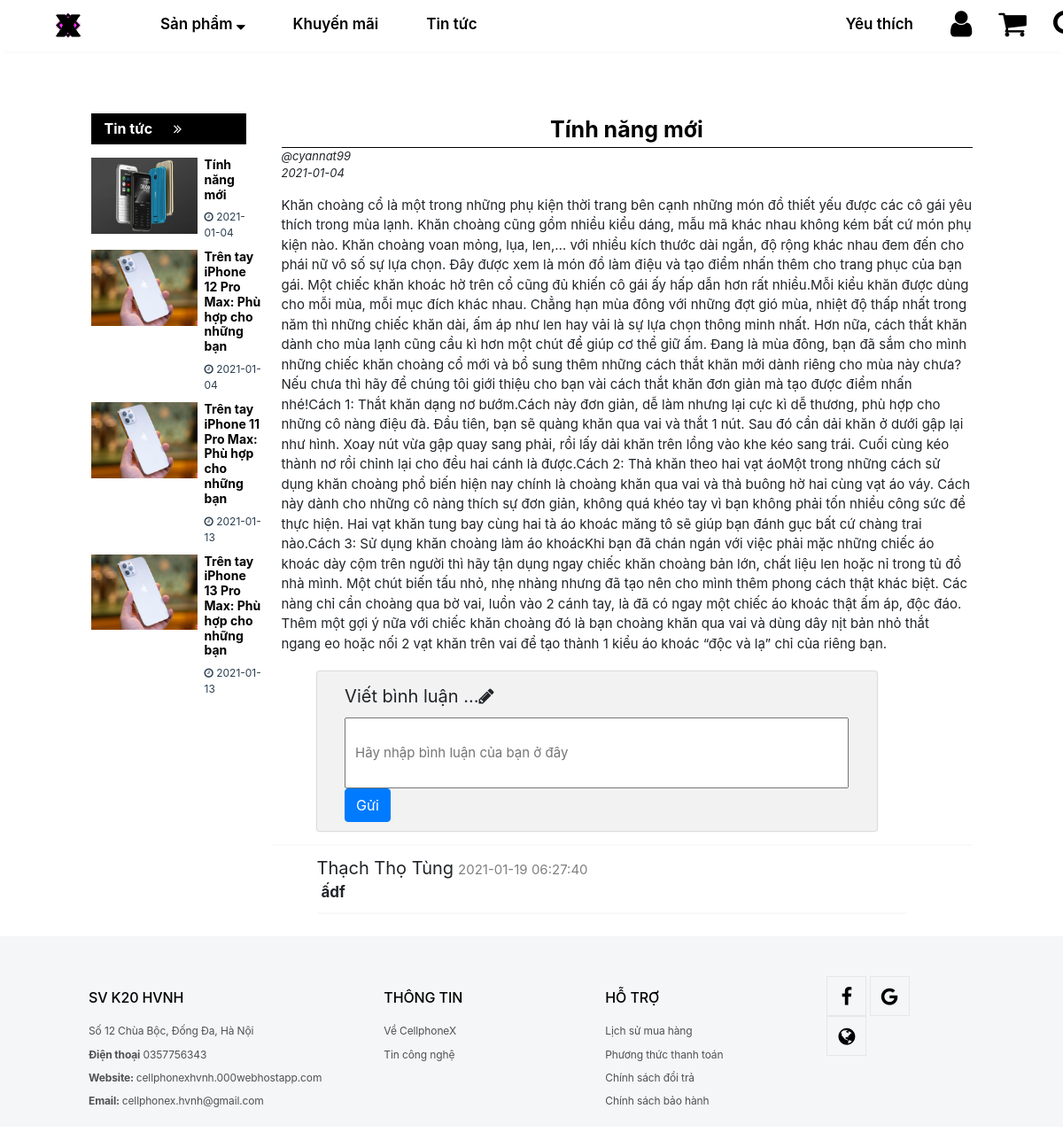
The page /chitiettintuc.php?matintuc=1 on the database its author committed.
### tables this page shows
CREATE TABLE `tbl_tin_tuc` (
  `id_tin_tuc` int(11) NOT NULL,
  `tac_gia` varchar(50) NOT NULL,
  `tieu_de` varchar(50) NOT NULL,
  `anh` varchar(255) NOT NULL,
  `noi_dung` longtext NOT NULL,
  `add_date` date NOT NULL DEFAULT current_timestamp(),
  `edit_date` timestamp NOT NULL DEFAULT current_timestamp()
);

CREATE TABLE `tbl_binh_luan` (
  `id_binh_luan` int(11) NOT NULL,
  `id_khach_hang` int(50) NOT NULL,
  `id_tin_tuc` int(50) NOT NULL,
  `noi_dung` mediumtext NOT NULL,
  `ngay_tao` timestamp NOT NULL DEFAULT current_timestamp(),
  `ngay_sua` timestamp NOT NULL DEFAULT current_timestamp()
);

CREATE TABLE `tbl_khach_hang` (
  `id_khach_hang` int(11) NOT NULL,
  `ten_khach_hang` varchar(256) DEFAULT NULL,
  `email` varchar(256) DEFAULT NULL,
  `so_dien_thoai` varchar(15) DEFAULT NULL,
  `dia_chi` varchar(255) DEFAULT NULL,
  `ma_kich_hoat` varchar(255) NOT NULL DEFAULT '1',
  `mat_khau` varchar(255) DEFAULT NULL,
  `ten_dang_nhap` varchar(55) NOT NULL
);

### chitiettintuc.php (the view, shortened to what this page needs)
<!DOCTYPE html>
<html lang="en">
<head>
<link type="text/css" rel="stylesheet" href="bootstrap/css/bootstrap.min.css">
<link type="text/css" rel="stylesheet" href="css/style.css">
<link rel="stylesheet" type="text/css" href="css/font-awesome/css/font-awesome.min.css">
</head>
<body style="transition: 1s; overflow-x: hidden;">
<?php
	include("layout/header.php");
	require("public/ketnoi.php");
?>
<div class="row">
    <div class="col-sm-1"></div>
    <div class="col-sm-2">
    <div class="news-header">
					<a href="tintuc.php" style="text-decoration: none;color:white;">Tin tức <i class='fa fa-angle-double-right' style="margin-left: 20px;"></i></a>
				</div>
    <?php
$sql="Select * FROM `tbl_tin_tuc` ORDER BY id_tin_tuc";
$result=$con->query($sql);
if($result->num_rows>0)
	{
	while($row=$result->fetch_assoc())
	{
?>
				<div class="news-content2-1">
					<a href="chitiettintuc.php?matintuc=<?php echo $row['id_tin_tuc']?>"><img id="img-news-1"  src="images/tin-tuc/<?php echo $row['anh'];?>"></a>
					<div class="news-content2-11">
						<h3 class="header-content2-1" style="font-size: 14px;"><a href="chitiettintuc.php?matintuc=<?php echo $row['id_tin_tuc']?>"><?php echo $row['tieu_de']?></a><br></h3>
						<div class="news-content-info">
							<i class="fa fa-clock-o"></i> <?php echo $row['add_date'] ?>
						</div>
					</div>
				</div>
<?php
	}
	}
?>
    </div>
<?php
$sql="select * from tbl_tin_tuc where id_tin_tuc='".$_GET['matintuc']."'";
$result=$con->query($sql);
$row=$result->fetch_assoc();
?>
	<div class="col-sm-8">
    	<div class="header-tin-tuc" style="text-align:center;border-bottom: 1px solid black; "><?php echo $row['tieu_de']?></div>
    	<div style="font-size: 13px; font-style: italic;margin-left:10px;">@<?php echo $row['tac_gia'];?></div>
    	<div style="font-size: 13px; font-style: italic;margin: 0 0 15px 10px;"><?php echo $row['add_date'];?></div>
    	<div style="font-size: 15px;margin-left:10px;"><?php echo $row['noi_dung'];?></div>
		<form action="xlbinhluan.php" method="POST">
		<div class="binh-luan-group">
        	<p id="binh-luan-label">Viết bình luận ...<i class="fa fa-pencil"></i></p>
			<input type="text" id="comment-box" name="noi_dung" placeholder="Hãy nhập bình luận của bạn ở đây">
			<button type="submit"  class="btn btn-primary" style="margin: 0 0 10px 5%;">Gửi</button>
		</div>
		</form>
		<div style="margin: 15px 0 10px 0;width: 100%;border-bottom: 2px solid var(--light);"></div>
<?php
$sql="select * from tbl_binh_luan JOIN tbl_khach_hang ON tbl_khach_hang.id_khach_hang=tbl_binh_luan.id_khach_hang
where id_tin_tuc='".$_GET['matintuc']."' order by ngay_tao DESC";
$result=$con->query($sql);
if($result->num_rows>0)
	{
	while($row=$result->fetch_assoc())
	{
?>
		<div class="hien-thi-binh-luan">
			<div class="hien-thi-ten"><?php echo $row['ten_khach_hang']?><span class="hien-thi-ngay"><?php echo $row['ngay_tao']?></span></div>
			<div class="hien-thi-noi-dung" value= null><?php echo $row['noi_dung']?></div>
			<div style="margin: 10px 0 10px 0;width: 90%;border-bottom: 2px solid var(--light);"></div>
		</div>
<?php
	}
	}
?>
	</div>
</div>
<?php
	include("layout/footer.php");
?>
</body>
</html>

### css/style.css (style rules this page uses)
a { cursor: pointer; }
p { line-height: 1.33; text-align: justify; }
:root { --maingray: #95a5a6; --blue: #3498db; --mainblue: #2980b9; --cloud: #ecf0f1; }
.news-header { font-size: 16px; color: white; background-color: black; padding: 5px 15px; font-weight: bold; height: 35px; margin-bottom: 15px; }
.news-content2-1 { display: flex; margin: 10px 0 10px 0; }
.news-content2-1 a { text-decoration: none; }
#img-news-1 { width: 120px; height: 85.8px; }
.header-content2-1 { font-size: 14px; width: 100%; margin: 0 10px 8px 8px; color: black; }
.news-content2-11 { display: flex; flex-direction: column; }
.news-content-info { width: 100%; margin: 0 0 0 8px; }
.header-content2-1 a { color: black; font-weight: bold; }
.news-content-info { font-size: 12px; color: #2c3e50; text-transform: uppercase; }
.header-tin-tuc { color: black; font-size: 25px; margin: 0 0 0 10px; font-weight: bold; }
.binh-luan-group { width: 80%; margin: 20px 0 0 50px; background-color: #f2f2f2; box-shadow: 0px 0px 2px rgba(0, 0, 0, 0.5); border-radius: 2px; }
#comment-box { width: 90%; height: 80px; padding-left: 10px; margin: 0 5% 0 5% ; font-size: 15px; resize: vertical; overflow: hidden; }
#binh-luan-label { font-size: 20px; margin: 15px 0 10px 5%; padding-top: 15px; }
.hien-thi-binh-luan { margin: 10px 0 0 50px; }
.hien-thi-ten { font-size: 20px; }
.hien-thi-ngay { margin-left: 5px; font-size: 15px; color: gray; }
.hien-thi-noi-dung { margin-left: 5px; font-size: 17px; font-weight: bold; }
.btn { margin: 15px 0 5px 0; }

### rows shown on the page
tbl_tin_tuc: anh (picture), tieu_de "Tính năng mới", add_date "2021-01-04", tac_gia "cyannat99", noi_dung "Khăn choàng cổ là một trong những phụ kiện thời trang bên cạnh những món đồ thiết yếu được các cô gái yêu thích trong mùa lạnh. Khăn choàng cũng gồm nhiều kiểu dáng, mẫu mã khác nhau không kém bất cứ món phụ kiện nào. Khăn choàng voan mỏng, lụa, len,… với nhiều kích thước dài ngắn, độ rộng khác nhau đem đến cho phái nữ vô số sự lựa chọn. Đây được xem là món đồ làm điệu và tạo điểm nhấn thêm cho trang phục của bạn gái. Một chiếc khăn khoác hờ trên cổ cũng đủ khiến cô gái ấy hấp dẫn hơn rất nhiều.Mỗi kiểu khăn được dùng cho mỗi mùa, mỗi mục đích khác nhau. Chẳng hạn mùa đông với những đợt gió mùa, nhiệt độ thấp nhất trong năm thì những chiếc khăn dài, ấm áp như len hay vải là sự lựa chọn…"
tbl_tin_tuc: anh (picture), tieu_de "Trên tay iPhone 12 Pro Max: Phù hợp cho những bạn", add_date "2021-01-04"
tbl_tin_tuc: anh (picture), tieu_de "Trên tay iPhone 11 Pro Max: Phù hợp cho những bạn", add_date "2021-01-13"
tbl_tin_tuc: anh (picture), tieu_de "Trên tay iPhone 13 Pro Max: Phù hợp cho những bạn", add_date "2021-01-13"
tbl_binh_luan: id_khach_hang.ten_khach_hang "Thạch Thọ Tùng", ngay_tao "2021-01-19 06:27:40", noi_dung "ấdf"
